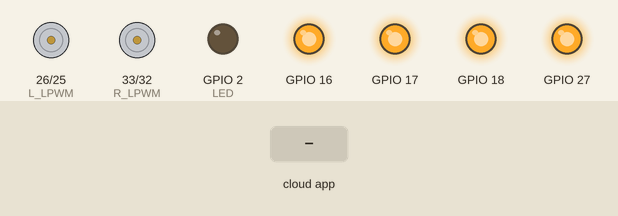
Recording of a program running on a simulated ESP32. Parts: motor-driver pin pairs drawn as motors (green arrow = first pin HIGH = forward, orange = second pin HIGH = backward, longer = more drive), output pins drawn as LEDs (lit = HIGH). The test bench sets the inputs (shaded band). The ROS host is connected and sends only what is stated; pins used as bus, display or sensor lines are not drawn.

Above: at 3.2 s.
3.3 s: the phone or cloud app sets linear.x to -100
At 3.7 s:
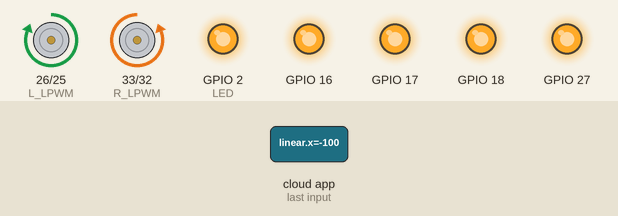
5.3 s: the phone or cloud app sets linear.x to 100
At 5.7 s:
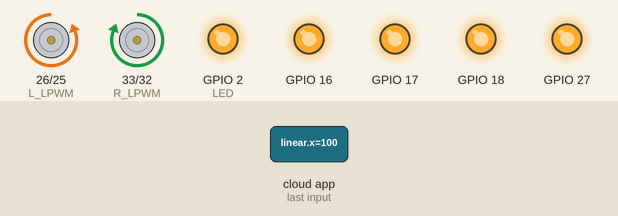
Timing chart, 0 to 8.3 s (numbered marks = the images above; inputs shaded):
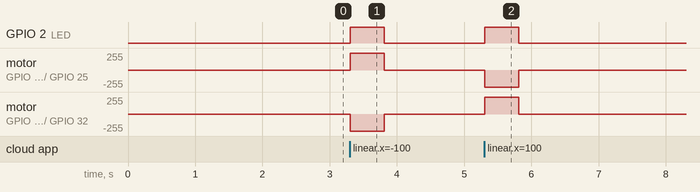

Measured:
- after the input at 3.3 s, GPIO 2 (LED): LOW → HIGH at once, → LOW 0.51 s later; motor on GPIO 26 (L_LPWM) / GPIO 25 (L_RPWM): stopped → forward 255/255 at once, → stopped 0.51 s later; motor on GPIO 33 (R_LPWM) / GPIO 32 (R_RPWM): stopped → backward 255/255 at once, → stopped 0.51 s later
- after the input at 5.3 s, GPIO 2 (LED): LOW → HIGH at once, → LOW 0.51 s later; motor on GPIO 26 (L_LPWM) / GPIO 25 (L_RPWM): stopped → backward 255/255 at once, → stopped 0.51 s later; motor on GPIO 33 (R_LPWM) / GPIO 32 (R_RPWM): stopped → forward 255/255 at once, → stopped 0.51 s later

The program:

main.cpp
```cpp
/*
 * 로봇 주행 제어기 - micro-ROS 노드
 *
 * ROS 2의 /cmd_vel(geometry_msgs/Twist)을 구독해 좌우 바퀴 PWM으로 바꾼다.
 * Jetson에서 micro-ROS Agent를 띄우면 이 보드가 ROS 2 노드로 참여한다.
 *
 *   [상위]  /cmd_vel  ->  micro-ROS Agent  --USB시리얼-->  ESP32  ->  BTS7960
 *
 * 안전장치는 시리얼 버전과 같다. 명령이 끊기면 스스로 멈춘다.
 * 상위가 죽었을 때 마지막 속도로 계속 달리는 것이 가장 위험하기 때문이다.
 */
#include <Arduino.h>
#include <micro_ros_platformio.h>
#include <rcl/rcl.h>
#include <rclc/rclc.h>
#include <rclc/executor.h>
#include <geometry_msgs/msg/twist.h>

// --- 핀 배치 (시리얼 버전과 동일) ---
constexpr int L_RPWM = 25, L_LPWM = 26;
constexpr int R_RPWM = 32, R_LPWM = 33;
constexpr int LED    = 2;
// EN 핀은 펌웨어가 켠다. 점퍼선이 암-암뿐이라 3V3 한 핀을 VCC·R_EN·L_EN 여러 곳으로
// 나눌 수 없어서 EN을 GPIO에 하나씩 물렸다. 덕분에 micro-ROS 연결 전에는 드라이버가 꺼져 있다.
constexpr int L_R_EN = 27, L_L_EN = 18;
constexpr int R_R_EN = 16, R_L_EN = 17;
// 오른쪽 드라이버의 로직 전원(VCC). 3V3 핀은 왼쪽 드라이버가 쓴다.
// 로직부(74HC244 + BTS7960 입력)는 수 mA 이하라 GPIO로 공급한다. 브레드보드가 생기면 3V3로 옮길 것
constexpr int R_VCC = 23;
constexpr int CH_L_R = 0, CH_L_L = 1, CH_R_R = 2, CH_R_L = 3, CH_LED = 4;
constexpr int PWM_FREQ = 20000, PWM_BITS = 8;

// --- 로봇 치수 ---
// JGA25-370 12V 170RPM + 65mm 바퀴 기준 이론 최고속도:
//   170 / 60 * pi * 0.065 = 0.578 m/s
// 무부하 회전수라 실제로는 더 낮다. 박스 섀시 바닥 실측: 0.2 m/s x 1.5 s 명령에 27 cm(90%)
constexpr float MAX_SPEED   = 0.50f;   // m/s
constexpr float WHEEL_BASE  = 0.24f;   // m, 좌우 바퀴 중심 간격(박스 섀시 실측)
// 4륜 스키드 조향은 제자리 회전에서 바퀴가 옆으로 미끄러져 덜 돈다.
// 실측: 90도 명령에 45도(좌·우·좌 3회 같음). 속도 오차(90%)를 빼면 회전 효율 약 0.56
constexpr float TURN_EFF    = 0.56f;
constexpr float TRACK_EFF   = WHEEL_BASE / TURN_EFF;   // 약 0.43 m, 바퀴 속도 계산에 쓰는 유효 간격
// 좌우 모터가 거울상으로 달려서 배선이 같으면 오른쪽이 거꾸로 돈다(섀시 장착 후 확인)
constexpr bool  INVERT_R    = true;

constexpr uint32_t CMD_TIMEOUT_MS = 500;
volatile uint32_t last_cmd_ms = 0;
volatile bool stopped = true;

rcl_subscription_t sub_cmd_vel;
geometry_msgs__msg__Twist msg_in;
rclc_executor_t executor;
rclc_support_t support;
rcl_allocator_t allocator;
rcl_node_t node;

void applyMotor(int ch_fwd, int ch_rev, int duty) {
  duty = constrain(duty, -255, 255);
  if (duty >= 0) { ledcWrite(ch_rev, 0); ledcWrite(ch_fwd, duty); }
  else           { ledcWrite(ch_fwd, 0); ledcWrite(ch_rev, -duty); }
}

void driveStop() {
  applyMotor(CH_L_R, CH_L_L, 0);
  applyMotor(CH_R_R, CH_R_L, 0);
  ledcWrite(CH_LED, 0);
  stopped = true;
}

// Twist(선속도·각속도) -> 좌우 바퀴 속도. 차동 구동 변환.
void cmdVelCallback(const void *msgin) {
  const auto *m = (const geometry_msgs__msg__Twist *)msgin;
  float v = m->linear.x;      // m/s
  float w = m->angular.z;     // rad/s

  float v_l = v - w * TRACK_EFF / 2.0f;
  float v_r = v + w * TRACK_EFF / 2.0f;

  int duty_l = (int)(v_l / MAX_SPEED * 255.0f);
  int duty_r = (int)(v_r / MAX_SPEED * 255.0f);
  if (INVERT_R) duty_r = -duty_r;

  applyMotor(CH_L_R, CH_L_L, duty_l);
  applyMotor(CH_R_R, CH_R_L, duty_r);
  ledcWrite(CH_LED, min(255, max(abs(duty_l), abs(duty_r))));

  last_cmd_ms = millis();
  stopped = false;
}

void enableDrivers(bool on) {
  for (int pin : {L_R_EN, L_L_EN, R_R_EN, R_L_EN}) digitalWrite(pin, on ? HIGH : LOW);
}

void setup() {
  // 부팅 직후 EN이 떠 있지 않게 가장 먼저 LOW로 묶는다
  for (int pin : {L_R_EN, L_L_EN, R_R_EN, R_L_EN}) { pinMode(pin, OUTPUT); digitalWrite(pin, LOW); }
  pinMode(R_VCC, OUTPUT);
  digitalWrite(R_VCC, HIGH);

  ledcSetup(CH_L_R, PWM_FREQ, PWM_BITS); ledcAttachPin(L_RPWM, CH_L_R);
  ledcSetup(CH_L_L, PWM_FREQ, PWM_BITS); ledcAttachPin(L_LPWM, CH_L_L);
  ledcSetup(CH_R_R, PWM_FREQ, PWM_BITS); ledcAttachPin(R_RPWM, CH_R_R);
  ledcSetup(CH_R_L, PWM_FREQ, PWM_BITS); ledcAttachPin(R_LPWM, CH_R_L);
  ledcSetup(CH_LED, 1000, PWM_BITS);     ledcAttachPin(LED, CH_LED);
  driveStop();

  Serial.begin(115200);
  set_microros_serial_transports(Serial);
  delay(2000);

  allocator = rcl_get_default_allocator();
  rclc_support_init(&support, 0, NULL, &allocator);
  rclc_node_init_default(&node, "esp32_motor", "", &support);
  rclc_subscription_init_default(
      &sub_cmd_vel, &node,
      ROSIDL_GET_MSG_TYPE_SUPPORT(geometry_msgs, msg, Twist), "cmd_vel");

  rclc_executor_init(&executor, &support.context, 1, &allocator);
  rclc_executor_add_subscription(&executor, &sub_cmd_vel, &msg_in,
                                 &cmdVelCallback, ON_NEW_DATA);
  last_cmd_ms = millis();
  enableDrivers(true);   // PWM이 0인 상태에서 켠다 — 양쪽 LOW라 브레이크 상태
}

void loop() {
  rclc_executor_spin_some(&executor, RCL_MS_TO_NS(10));

  if (!stopped && millis() - last_cmd_ms > CMD_TIMEOUT_MS) {
    driveStop();   // 상위에서 명령이 끊겼다
  }
}
```
